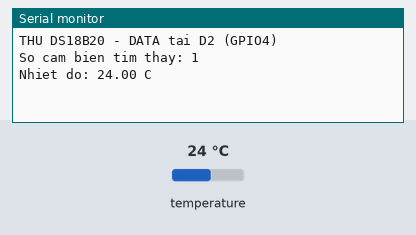
Bench run of a sketch on a simulated Arduino Uno, built with avr-gcc and run on an emulated ATmega328P. On the bench: the last lines printed to the serial monitor. The inputs (shaded band) are chosen by the test bench; at power-on: temperature 24 °C.

Above: at 2.2 s.
2.3 s: temperature set to 12 °C
At 4.5 s:
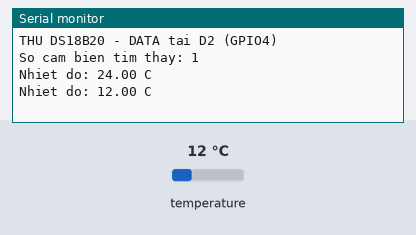
4.8 s: temperature set to 19 °C
At 6.0 s:
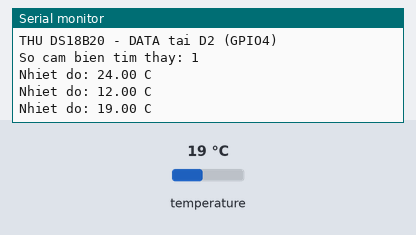
Timing chart, 0 to 7.8 s (numbered marks = the images above; inputs shaded):
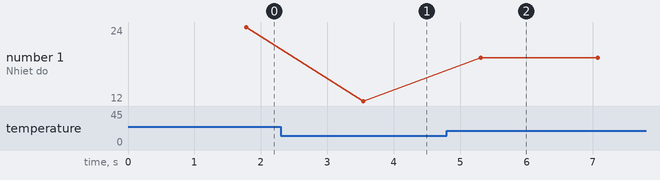

Measured:
- after the input at 2.3 s, the serial monitor: prints a new line after 1.2 s (image 1)
- after the input at 4.8 s, the serial monitor: prints a new line after 0.51 s (image 2)
- plotted number 1: 24 → 12 after the input at 2.3 s, 12 → 19 after the input at 4.8 s

The sketch:

ds18b20_test.ino
```cpp
#include <OneWire.h>
#include <DallasTemperature.h>

// NodeMCU: D2 = GPIO4. Connect DS18B20 DATA here.
// VDD -> 3V3; GND -> GND; 4.7k ohm between DATA and 3V3.
// Verify the probe's wire functions from its product information.
constexpr uint8_t DATA_PIN = 4;

OneWire oneWire(DATA_PIN);
DallasTemperature sensors(&oneWire);

void setup() {
  Serial.begin(115200);
  delay(1000);
  sensors.begin();
  sensors.setWaitForConversion(true);

  Serial.println();
  Serial.println("THU DS18B20 - DATA tai D2 (GPIO4)");
  Serial.print("So cam bien tim thay: ");
  Serial.println(sensors.getDeviceCount());
}

void loop() {
  sensors.requestTemperatures();
  const float tempC = sensors.getTempCByIndex(0);

  if (tempC == DEVICE_DISCONNECTED_C) {
    Serial.println("LOI: Khong doc duoc DS18B20 (-127). Rut USB truoc khi kiem tra day.");
  } else {
    Serial.print("Nhiet do: ");
    Serial.print(tempC, 2);
    Serial.println(" C");
  }

  delay(1000);
}
```
